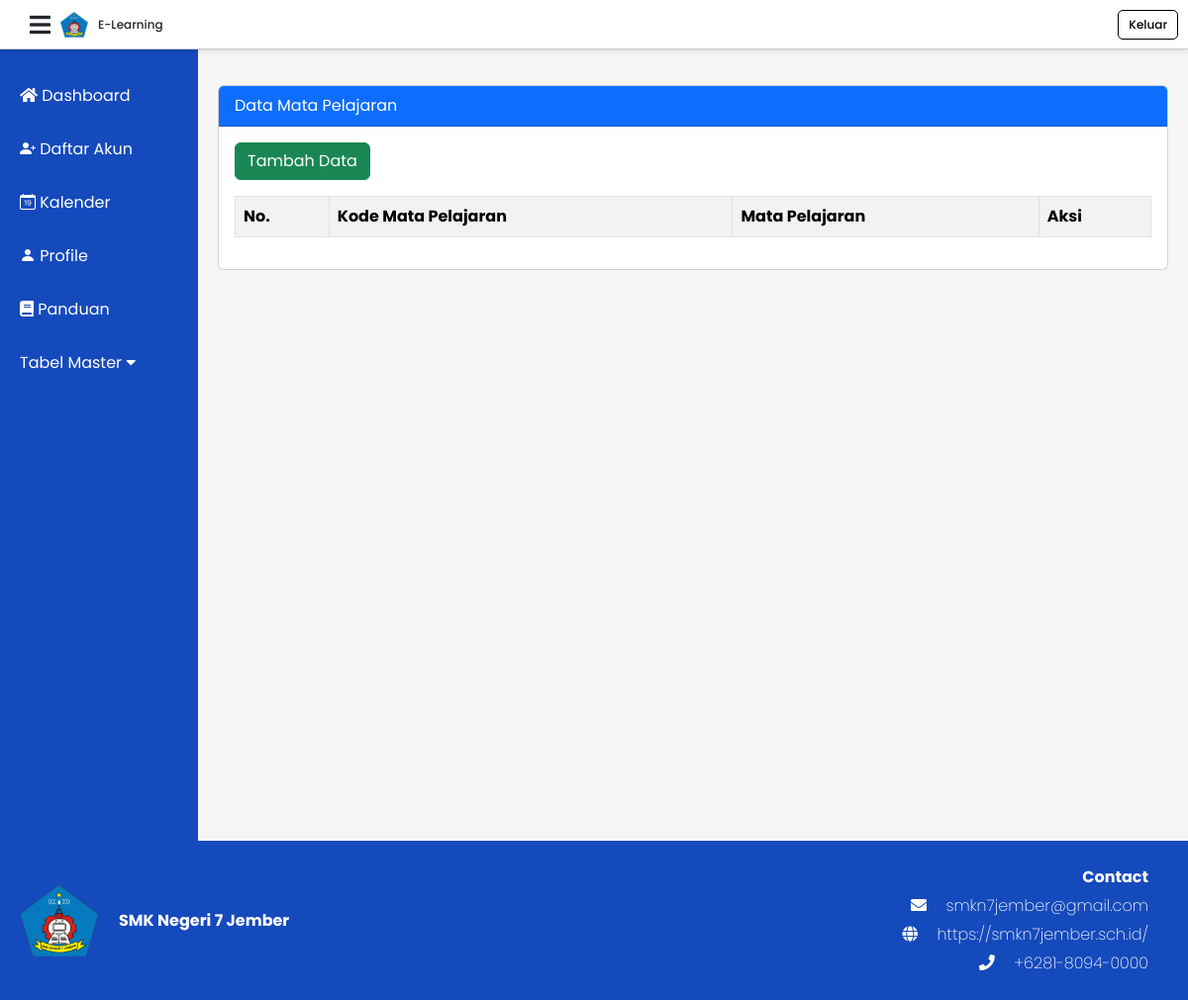
Before: /admin/crudmapel.php with the older database file.
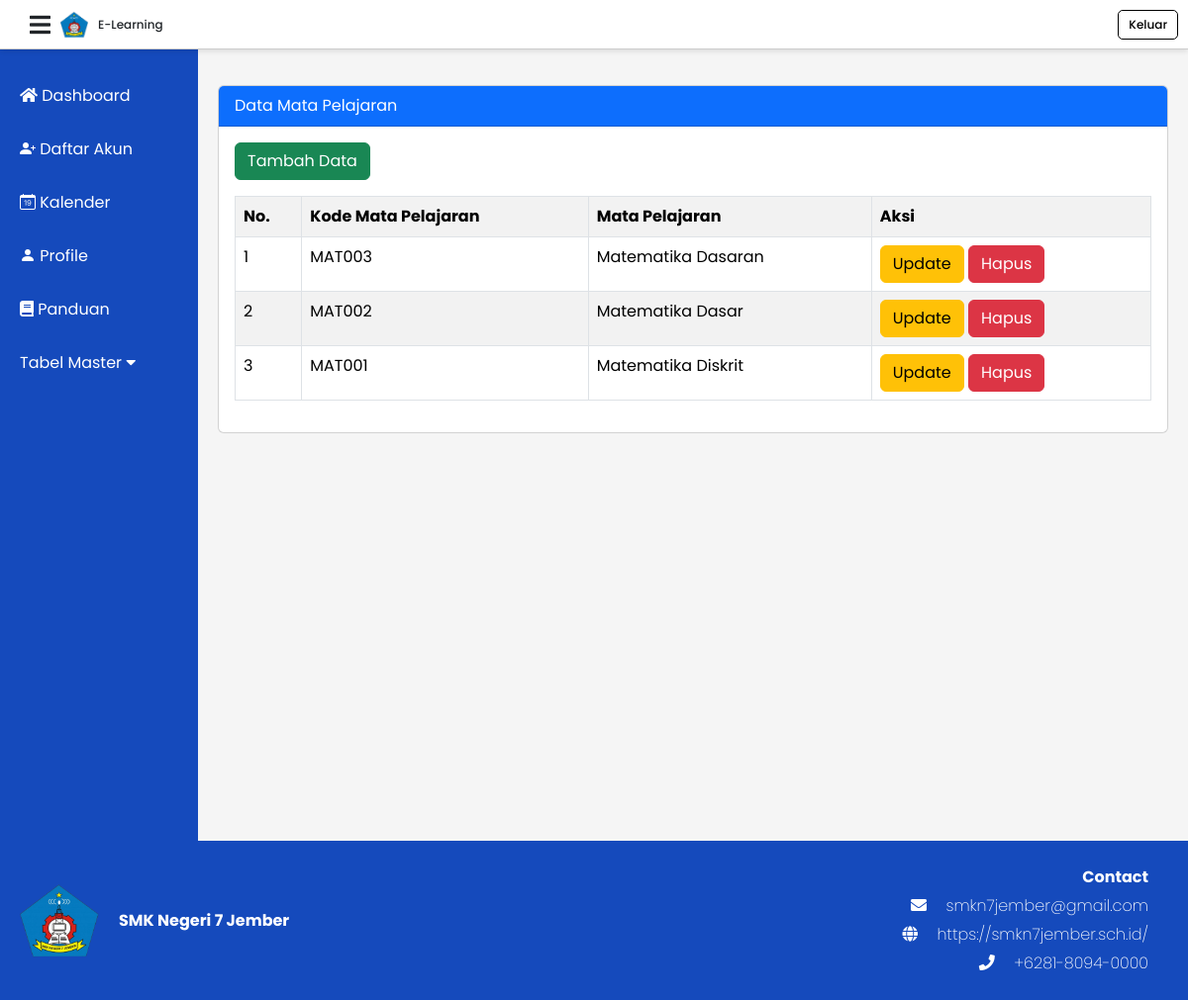
After: the same page with the newer database file.
### tables this page shows
CREATE TABLE `mapel` (
  `id_mapel` int(11) NOT NULL,
  `kode_mapel` varchar(25) NOT NULL,
  `nama_mapel` varchar(50) NOT NULL
);

### admin/crudmapel.php (the view, shortened to what this page needs)
<?php
$db = new Database();
$conn = $db->getConnection();
?>
<!doctype html>
<html lang="en">
<head>
    <link rel="stylesheet" href="https://cdnjs.cloudflare.com/ajax/libs/font-awesome/5.15.3/css/all.min.css" />
    <link rel="stylesheet" href="https://cdnjs.cloudflare.com/ajax/libs/bootstrap-icons/1.10.0/font/bootstrap-icons.min.css">
    <link href="https://cdn.jsdelivr.net/npm/bootstrap@5.3.3/dist/css/bootstrap.min.css" rel="stylesheet"
>
    <link rel="stylesheet" href="../css/crud.css" />
    </head>
<body>
<div class="header">
        <div class="logo">
            <i class="fas fa-bars menu-icon"></i>
            <img src="../Foto/smk7 jember.png" alt="School Logo" />
            <span class="text-elearning">E-Learning</span>
        </div>
        <a href="../logout.php" class="logout">Keluar</a>
    </div>
    <div class="sidebar">
        <a href="admin.php"><i class="fas fa-home"></i> Dashboard</a>
        <a href="daftar.php"><i class="bi bi-person-plus-fill"></i> Daftar Akun</a>
        <a href="kalender.php"><i class="bi bi-calendar-date"></i> Kalender </a>
        <a href="profile.php"><i class="bi bi-person-fill"></i> Profile</a>
        <a href="panduan.php"><i class="fas fa-book"></i> Panduan</a>
        <a class="dropdown-btn" href="javascript:void(0);" id="dropdown-btn" onclick="toggleDropdown()">
            Tabel Master
            <i class="fas fa-caret-down"> </i>
        </a>
    </div>
    <div class="content">
        <div class="card mt-3">
            <div class="card-header bg-primary text-white">
                Data Mata Pelajaran
            </div>
            <div class="card-body">
                <button type="button" class="btn btn-success mb-3" data-bs-toggle="modal" data-bs-target="#modalTambah">
                    Tambah Data
                </button>
                <table class="table table-bordered table-striped table-hover">
                    <tr>
                        <th>No.</th>
                        <th>Kode Mata Pelajaran</th>
                        <th>Mata Pelajaran</th>
                        <th>Aksi</th>
                    </tr>
                    <?php
                        $no = 1;
                            $query = $conn->prepare("SELECT * FROM mapel ORDER BY id_mapel DESC");
                        $query->execute();
                        while ($data = $query->fetch(PDO::FETCH_ASSOC)):
                    ?>
                    <tr>
                        <td><?= $no++ ?></td>
                        <td><?= $data['kode_mapel']?></td>
                        <td><?= $data['nama_mapel']?></td>
                        <td>
                            <a href="#" class="btn btn-warning" data-bs-toggle="modal"
                                data-bs-target="#modalUbah<?= $no ?>">Update</a>
                            <a href="#" class="btn btn-danger" data-bs-toggle="modal"
                                data-bs-target="#modalHapus<?= $no ?>">Hapus</a>
                        </td>
                    </tr>
                    <?php endwhile; ?>
                </table>
            </div>
        </div>
    </div>
    <footer>
    <div class="footer">
        <div class="school-info">
          <img src="../Foto/smk7 jember.png" alt="School Emblem" />
          <p>SMK Negeri 7 Jember</p>
        </div>
        <div class="contact-info">
          <p id="footer-contact">Contact</p>
          <p><i class="fas fa-envelope"></i> smkn7jember@gmail.com</p>
          <p><i class="fas fa-globe"></i> https://smkn7jember.sch.id/</p>
          <p><i class="fas fa-phone"></i> +6281-8094-0000</p>
        </div>
      </div>
    </footer>
</body>
</html>

Changed rows visible on the page:
added mapel: kode_mapel "MAT003", nama_mapel "Matematika Dasaran"
added mapel: kode_mapel "MAT002", nama_mapel "Matematika Dasar"
added mapel: kode_mapel "MAT001", nama_mapel "Matematika Diskrit"
